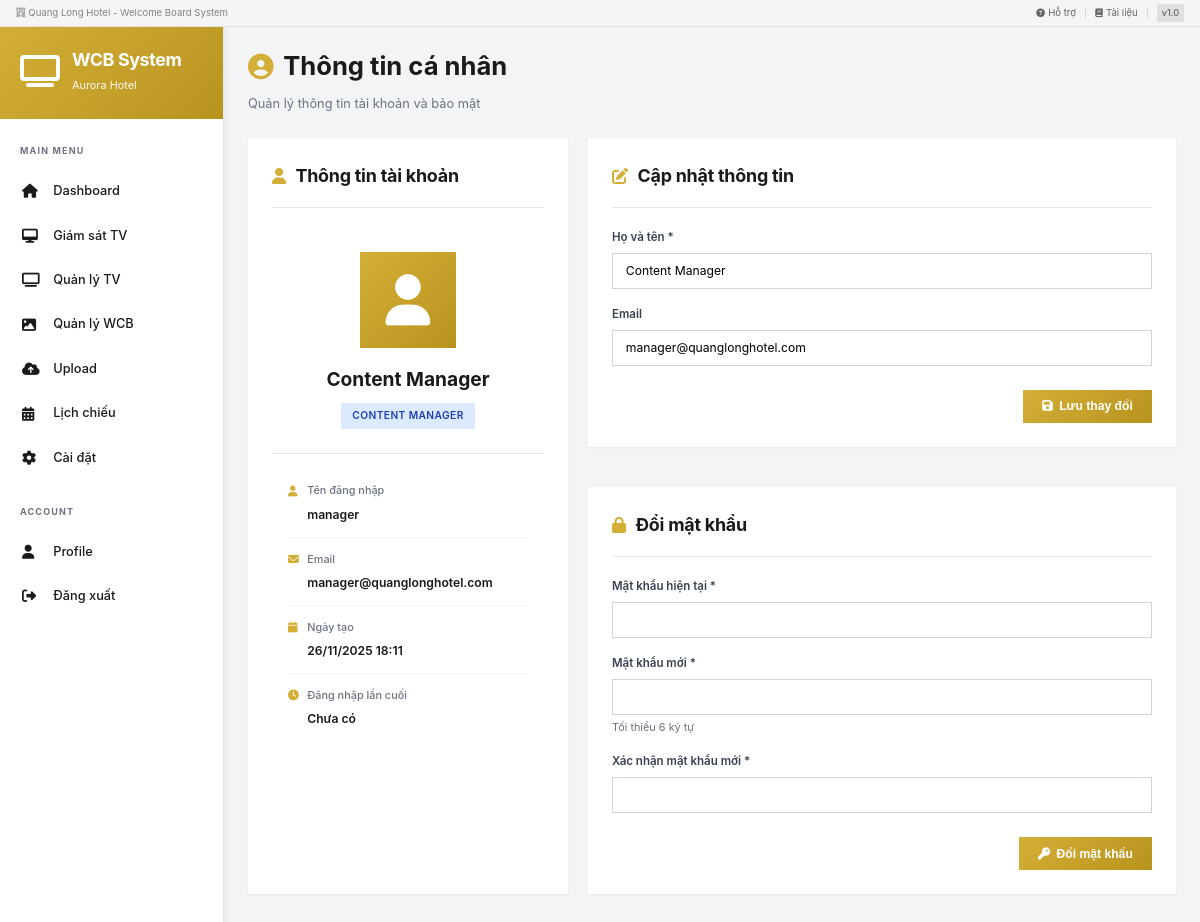
The app's page /profile.php (signed in) with its own data.
### tables this page shows
CREATE TABLE `users` (
  `id` INT(11) NOT NULL AUTO_INCREMENT,
  `username` VARCHAR(50) NOT NULL UNIQUE,
  `password` VARCHAR(255) NOT NULL,
  `full_name` VARCHAR(100) NOT NULL,
  `email` VARCHAR(100) DEFAULT NULL,
  `role` ENUM('super_admin', 'content_manager') NOT NULL DEFAULT 'content_manager',
  `status` ENUM('active', 'inactive') NOT NULL DEFAULT 'active',
  `last_login` DATETIME DEFAULT NULL,
  `created_at` TIMESTAMP DEFAULT CURRENT_TIMESTAMP,
  `updated_at` TIMESTAMP DEFAULT CURRENT_TIMESTAMP ON UPDATE CURRENT_TIMESTAMP,
  PRIMARY KEY (`id`),
  INDEX `idx_username` (`username`),
  INDEX `idx_role` (`role`),
  INDEX `idx_status` (`status`)
);

### profile.php (the view, shortened to what this page needs)
<?php
$conn = getDBConnection();
$user = null;
if ($conn) {
    $stmt = $conn->prepare("SELECT id, username, full_name, email, role, created_at, last_login FROM users WHERE id = ?");
    $stmt->bind_param("i", $_SESSION['user_id']);
    $stmt->execute();
    $result = $stmt->get_result();
    $user = $result->fetch_assoc();
}
include 'includes/header.php';
include 'includes/sidebar.php';
?>
<main class="main-content">
    <link rel="stylesheet" href="assets/css/profile.css">
    <div class="profile-container">
        <div class="profile-header">
            <h1><i class="fas fa-user-circle"></i> Thông tin cá nhân</h1>
            <p>Quản lý thông tin tài khoản và bảo mật</p>
        </div>
        <div class="profile-grid">
            <div class="card profile-info-card">
                <div class="card-header">
                    <h2><i class="fas fa-user"></i> Thông tin tài khoản</h2>
                </div>
                <?php if ($user): ?>
                <div class="profile-avatar">
                    <div class="avatar-circle">
                        <i class="fas fa-user"></i>
                    </div>
                    <div class="avatar-info">
                        <h3><?php echo htmlspecialchars($user['full_name'] ?? 'Người dùng'); ?></h3>
                        <span class="role-badge <?php echo $user['role'] ?? 'content_manager'; ?>">
                            <?php echo ($user['role'] ?? '') === 'super_admin' ? 'Super Admin' : 'Content Manager'; ?>
                        </span>
                    </div>
                </div>
                <div class="info-list">
                    <div class="info-item">
                        <div class="info-label">
                            <i class="fas fa-user"></i>
                            Tên đăng nhập
                        </div>
                        <div class="info-value"><?php echo htmlspecialchars($user['username'] ?? 'N/A'); ?></div>
                    </div>
                    <div class="info-item">
                        <div class="info-label">
                            <i class="fas fa-envelope"></i>
                            Email
                        </div>
                        <div class="info-value"><?php echo htmlspecialchars($user['email'] ?? 'Chưa cập nhật'); ?></div>
                    </div>
                    <div class="info-item">
                        <div class="info-label">
                            <i class="fas fa-calendar"></i>
                            Ngày tạo
                        </div>
                        <div class="info-value">
                            <?php
                            if (isset($user['created_at']) && $user['created_at']) {
                                echo date('d/m/Y H:i', strtotime($user['created_at']));
                            } else {
                                echo 'N/A';
                            }
                            ?>
                        </div>
                    </div>
                    <div class="info-item">
                        <div class="info-label">
                            <i class="fas fa-clock"></i>
                            Đăng nhập lần cuối
                        </div>
                        <div class="info-value">
                            <?php
                            if (isset($user['last_login']) && $user['last_login']) {
                                echo date('d/m/Y H:i', strtotime($user['last_login']));
                            } else {
                                echo 'Chưa có';
                            }
                            ?>
                        </div>
                    </div>
                </div>
                <?php endif; ?>
            </div>
            <div class="card">
                <div class="card-header">
                    <h2><i class="fas fa-edit"></i> Cập nhật thông tin</h2>
                </div>
                <?php if ($user): ?>
                <form action="api/update-profile.php" method="POST" class="profile-form">
                    <div class="form-group">
                        <label for="full_name">Họ và tên *</label>
                        <input type="text"
                               id="full_name"
                               name="full_name"
                               value="<?php echo htmlspecialchars($user['full_name'] ?? ''); ?>"
                               required>
                    </div>
                    <div class="form-group">
                        <label for="email">Email</label>
                        <input type="email"
                               id="email"
                               name="email"
                               value="<?php echo htmlspecialchars($user['email'] ?? ''); ?>"
                               placeholder="your@email.com">
                    </div>
                    <div class="form-actions">
                        <button type="submit" class="btn btn-primary">
                            <i class="fas fa-save"></i> Lưu thay đổi
                        </button>
                    </div>
                </form>
                <?php endif; ?>
            </div>
            <div class="card">
                <div class="card-header">
                    <h2><i class="fas fa-lock"></i> Đổi mật khẩu</h2>
                </div>
                <?php if ($user): ?>
                <form action="api/change-password.php" method="POST" class="profile-form">
                    <div class="form-group">
                        <label for="current_password">Mật khẩu hiện tại *</label>
                        <input type="password"
                               id="current_password"
                               name="current_password"
                               required>
                    </div>
                    <div class="form-group">
                        <label for="new_password">Mật khẩu mới *</label>
                        <input type="password"
                               id="new_password"
                               name="new_password"
                               minlength="6"
                               required>
                        <small>Tối thiểu 6 ký tự</small>
                    </div>
                    <div class="form-group">
                        <label for="confirm_password">Xác nhận mật khẩu mới *</label>
                        <input type="password"
                               id="confirm_password"
                               name="confirm_password"
                               minlength="6"
                               required>
                    </div>
                    <div class="form-actions">
                        <button type="submit" class="btn btn-primary">
                            <i class="fas fa-key"></i> Đổi mật khẩu
                        </button>
                    </div>
                </form>
                <?php endif; ?>
            </div>
        </div>
    </div>
</main>
<?php
include 'includes/footer.php';
?>

### assets/css/style.css (style rules this page uses)
* { margin: 0; padding: 0; box-sizing: border-box; }
:root { --primary-gold: #d4af37; --secondary-gold: #b8941f; --dark-gold: #8b7220; --text-dark: #1a1a1a; --text-medium: #374151; --text-light: #6b7280; --text-lighter: #9ca3af; --bg-white: #ffffff; --bg-light: #f9fafb; --bg-lighter: #f3f4f6; --border-light: #e5e7eb; --border-lighter: #f3f4f6; --success: #10b981; --warning: #f59e0b; --danger: #ef4444; --info: #3b82f6; --spacing-xs: 5px; --spacing-sm: 10px; --spacing-md: 15px; --spacing-lg: 20px; --spacing-xl: 30px; --border-width: 2px; --border-color: var(--primary-gold); --shadow-sm: 0 2px 4px rgba(212, 175, 55, 0.1); --shadow-md: 0 4px 8px rgba(212, 175, 55, 0.15); --shadow-lg: 0 8px 16px rgba(212, 175, 55, 0.2); --shadow-xl: 0 12px 24px rgba(212, 175, 55, 0.25); }
body { font-family: 'Inter', 'Segoe UI', Tahoma, Geneva, Verdana, sans-serif; background: var(--bg-lighter); color: var(--text-dark); line-height: 1.6; min-height: 100vh; zoom: 0.8 }
.main-content { margin-left: 280px; flex: 1; padding: 30px; min-height: calc(100vh - 28px); }
.card { background: var(--bg-white); padding: 30px; margin-bottom: 25px; border: none; box-shadow: 0 1px 3px rgba(0, 0, 0, 0.05); transition: all 0.2s; }
.card-header { display: flex; justify-content: space-between; align-items: center; margin-bottom: 25px; padding-bottom: 20px; border-bottom: 1px solid #e5e7eb; }
.card-header h2 { font-size: 1.4em; color: var(--text-dark); display: flex; align-items: center; gap: 12px; font-weight: 700; letter-spacing: -0.3px; }
.card-header h2 i { color: var(--primary-gold); font-size: 0.9em; }
.btn { display: inline-flex; align-items: center; gap: 8px; padding: 12px 24px; font-size: 0.95em; font-weight: 600; text-decoration: none; border: none; cursor: pointer; transition: all 0.2s; background: linear-gradient(135deg, var(--primary-gold) 0%, var(--secondary-gold) 100%); color: #ffffff; }
.btn-primary { background: linear-gradient(135deg, var(--primary-gold) 0%, var(--secondary-gold) 100%); color: #ffffff; }
.form-group { margin-bottom: var(--spacing-lg); }
.form-group label { display: block; margin-bottom: var(--spacing-sm); font-weight: 600; color: var(--text-dark); }
.form-group input[type="text"], .form-group input[type="email"], .form-group input[type="password"], .form-group input[type="number"], .form-group input[type="date"], .form-group input[type="time"], .form-group select, .form-group textarea { width: 100%; padding: 12px 16px; border: 1px solid #d1d5db; background: var(--bg-white); font-size: 0.95em; font-family: inherit; transition: all 0.2s; }
.form-group small { display: block; margin-top: var(--spacing-xs); color: var(--text-light); font-size: 0.85em; }

### records on screen
users: full_name "Content Manager", username "manager", email "manager@quanglonghotel.com", created_at "26/11/2025 18:11"

### other values on screen
$item['label'] "Dashboard"
$item['label'] "Giám sát TV"
$item['label'] "Quản lý TV"
$item['label'] "Quản lý WCB"
$item['label'] "Upload"
$item['label'] "Lịch chiếu"
$item['label'] "Cài đặt"
